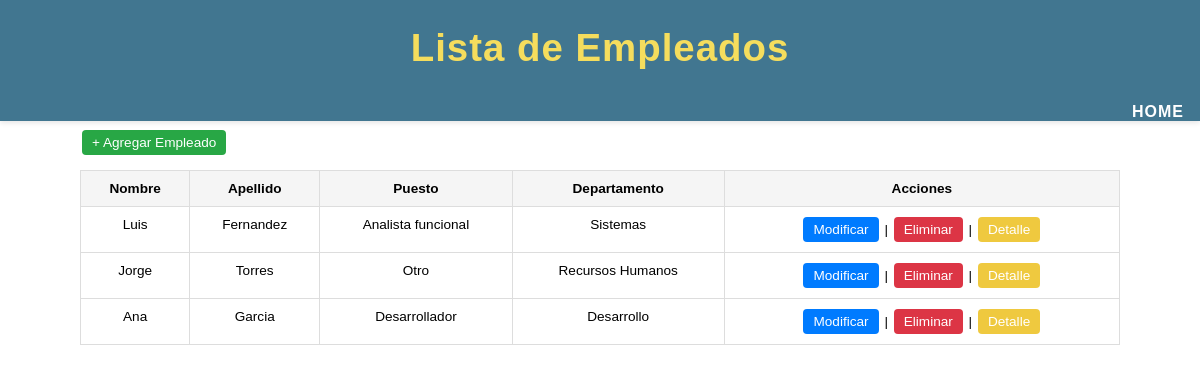
/empleados/, run on the app's committed database.
### apps/empleado/models.py (models this page shows, shortened)
class Empleado(models.Model):
    JOB_CHOICES = (
        ('0', 'Contador'),
        ('1', 'Administrativo'),
        ('2', 'Desarrollador'),
        ('3', 'Analista funcional'),
        ('4', 'Otro'),
    )
    nombre = models.CharField('Nombre', max_length=60)
    apellido = models.CharField('Apellido', max_length=60)
    email = models.EmailField(default="empleado@empresa.com")
    fecha_nac = models.DateField('Fecha de Nacimiento')
    pais = models.CharField(max_length=100, null=True, blank=True, default="No especificado")
    trabajo = models.CharField('Puesto', max_length=1, choices=JOB_CHOICES)
    departamento = models.ForeignKey(Departamento, on_delete=models.CASCADE)
    habilidades = models.ManyToManyField(Habilidades)
    class Meta:
        verbose_name = 'Mi empleado'
        verbose_name_plural = 'Empleados de la empresa'
        ordering = ['-nombre', 'apellido']
        unique_together = ('nombre', 'departamento')
    def calcularEdad(self):
        today = date.today()
        age = today.year - self.fecha_nac.year - ((today.month, today.day) < (self.fecha_nac.month, self.fecha_nac.day))
        return age
    calcularEdad.short_description = 'Edad'

### apps/departamento/models.py (models this page shows, shortened)
class Departamento (models.Model):
    nombre=models.CharField('Departamento',max_length=50,blank=True)
    sigla=models.CharField('Sigla',max_length=4, unique=True)
    activo=models.BooleanField('¿Està activo?', default=False)
    piso=models.CharField('Piso',max_length=5,blank=True)
    oficina=models.CharField('Oficina Nº', max_length=10, blank=True)
    class Meta:
        verbose_name= 'Departamento'
        verbose_name_plural = 'Áreas de la empresa'
        ordering = ['nombre']
        unique_together = ('nombre', 'sigla')

### apps/empleado/views.py (the view)
# urls.py: path('empleados/',ListaEmpleadoView.as_view(), name='lista_empleados'),
class ListaEmpleadoView(ListView):
    model = Empleado
    template_name = 'empleados/lista_empleados.html'
    def get_context_data(self, **kwargs):
        context = super().get_context_data(**kwargs)
        context['lista_empleados'] = context['object_list']
        return context

### templates/empleados/lista_empleados.html (shortened to what this page needs)
<!DOCTYPE html>
<html lang="es">
<head>
</head>
<body>
  <header>
    <h1>Lista de Empleados</h1>
    <nav>
      <a href="{%url 'home'%}">HOME</a>
    </nav>
    </header>
  <div class="container">
    <a href="{% url 'crear_empleado' %}" class="btn btn-agregar">+ Agregar Empleado</a>
    <table>
      <thead>
        <tr>
          <th>Nombre</th>
          <th>Apellido</th>
          <th>Puesto</th>
          <th>Departamento</th>
          <th>Acciones</th>
        </tr>
      </thead>
      <tbody>
        {% for empleado in lista_empleados %}
          <tr>
            <td>{{ empleado.nombre }}</td>
            <td>{{ empleado.apellido }}</td>
            <td>{{ empleado.get_trabajo_display }}</td>
            <td>{{ empleado.departamento.nombre }}</td>
            <td>
                <a href="{% url 'editar_empleado' empleado.id %}"class="btn btn-editar">Modificar</a> |
                <a href="{% url 'eliminar_empleado' empleado.id %}"class="btn btn-eliminar">Eliminar</a> |
                <a href="{% url 'detalle_empleado' empleado.id %}" class="btn btn-detalle">Detalle</a>
              </td>
          </tr>
        {% empty %}
          <tr>
            <td colspan="10" class="no-registro">No hay empleados registrados.</td>
          </tr>
        {% endfor %}
      </tbody>
    </table>
  </div>
</body>
</html>

### templates/empleados/lista_empleados.html (style rules this page uses)
body { font-family: Arial, sans-serif; padding: 0; margin: 0; color: #000; background: #fff; }
header { background-color: #417690; color: #f5dd5d; padding: 0px 0; text-align: center; font-size: 1.2rem; font-weight: 700; letter-spacing: 1px; position: fixed; width: 100%; top: 0; left: 0; z-index: 100; box-shadow: 0 2px 5px rgba(0,0,0,0.1); }
nav a { color: white; font-weight: bold; font-size: 1rem; float: right; margin-right: 1rem; margin-top: 0.5rem; text-decoration: none; }
.container { width: 90%; max-width: 1200px; margin: 130px auto 40px auto; padding: 0 20px; box-sizing: border-box; overflow-x: auto; }
table { width: 100%; border-collapse: collapse; font-size: 0.85rem; table-layout: auto; }
thead { background-color: #f5f5f5; font-weight: bold; }
th, td { border: 1px solid #ddd; padding: 10px; text-align: center; vertical-align: top; }
.btn { padding: 5px 10px; margin: 0 2px; text-decoration: none; border-radius: 4px; font-size: 0.85rem; color: white; display: inline-block; }
.btn-agregar { background-color: #28a745; margin-bottom: 15px; }
.btn-editar { background-color: #007bff; }
.btn-eliminar { background-color: #dc3545; }
.btn-detalle { background-color: rgba(235, 185, 6, 0.77); }

### data on the page
Empleado: nombre "Luis", apellido "Fernandez", trabajo "Analista funcional", departamento.nombre "Sistemas"
Empleado: nombre "Jorge", apellido "Torres", trabajo "Otro", departamento.nombre "Recursos Humanos"
Empleado: nombre "Ana", apellido "Garcia", trabajo "Desarrollador", departamento.nombre "Desarrollo"
